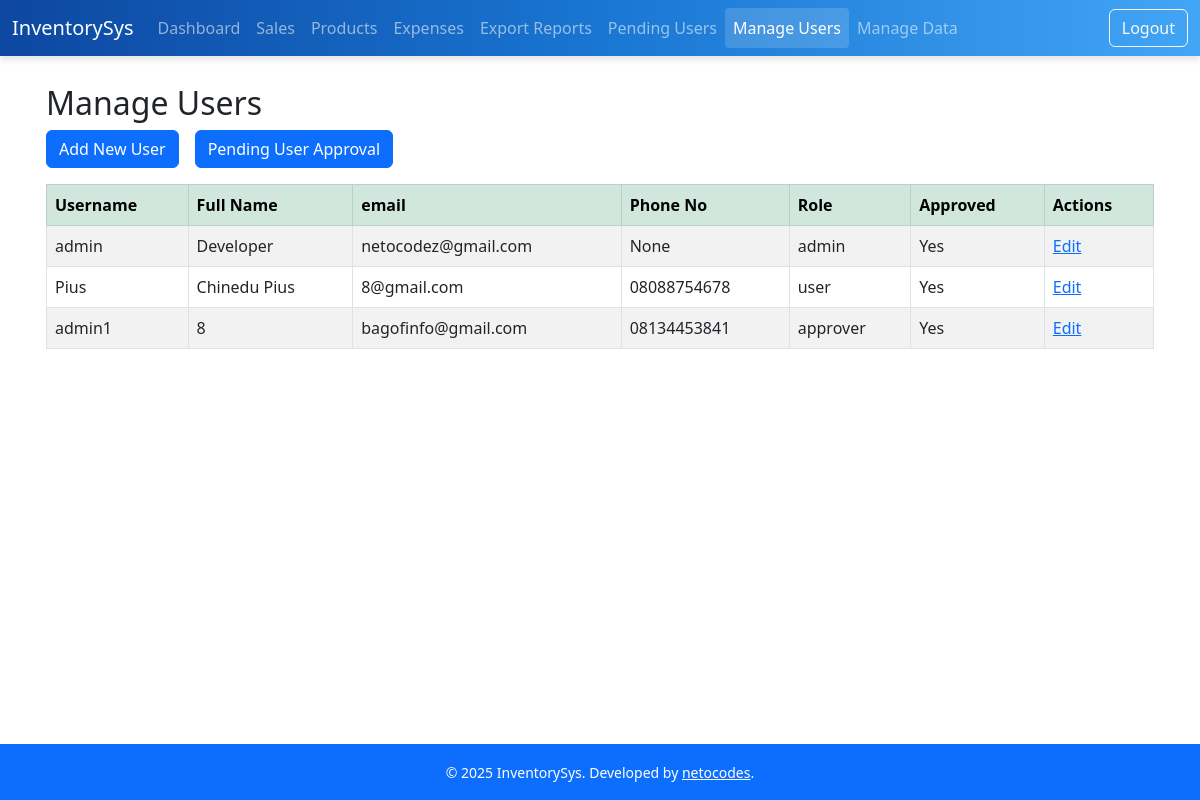
Before: /admin/users (signed in) with the older database file.
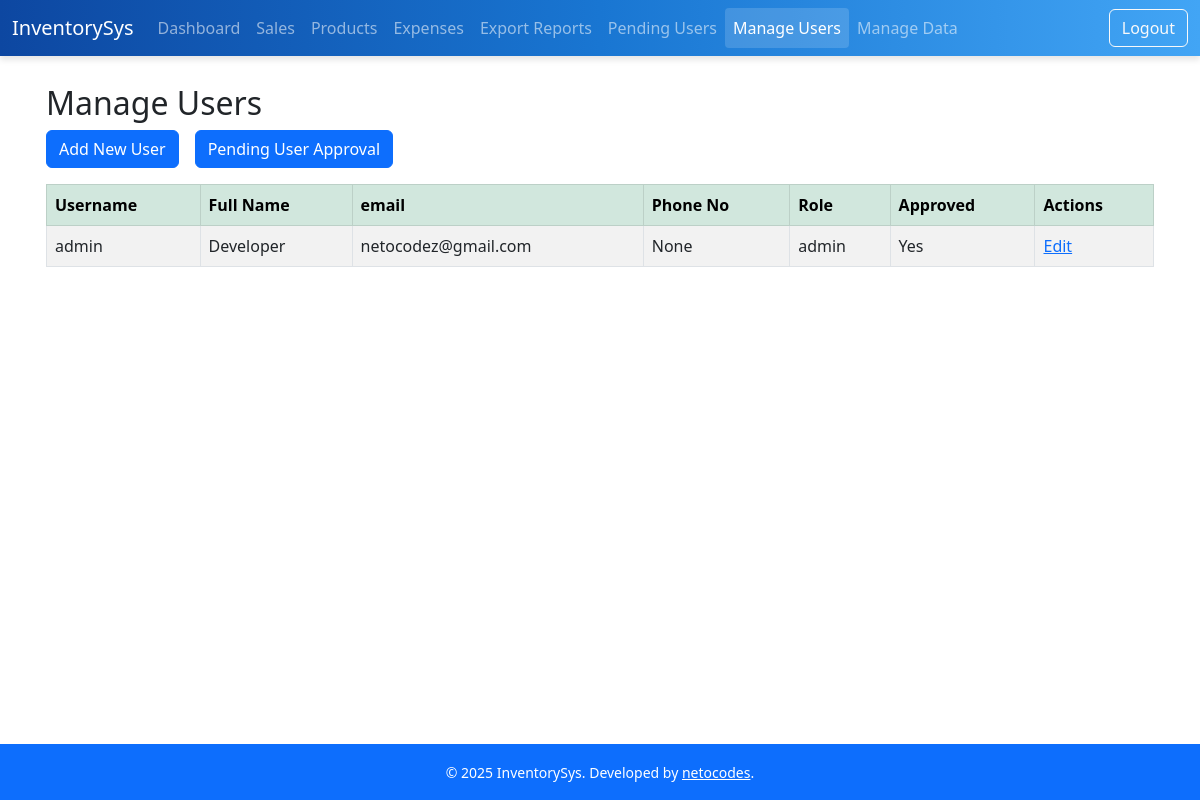
After: the same page with the newer database file.
### models.py (models this page shows, shortened)
class User(db.Model, UserMixin):
    id = db.Column(db.Integer, primary_key=True)
    uuid = db.Column(db.String(36), unique=True, default=lambda: str(uuid.uuid4()))
    username = db.Column(db.String(80), unique=True, nullable=False)
    full_name = db.Column(db.String(120), nullable=False)       # Full name field
    email = db.Column(db.String(120), unique=True, nullable=False)  # Email should be unique and required
    phone_number = db.Column(db.String(20), unique=True, nullable=True)  # Optional, but unique if provided
    password = db.Column(db.String(200), nullable=False)
    role = db.Column(db.String(20), nullable=False, default='user')  # roles: admin, approver, user
    is_approved = db.Column(db.Boolean, default=False)
    timestamp = db.Column(db.DateTime, default=datetime.utcnow)
    last_modified = db.Column(db.DateTime, default=datetime.utcnow, onupdate=datetime.utcnow)
    synced = db.Column(db.Boolean, default=False)
    def is_admin(self):
        return self.role == 'admin'

### app.py (the view)
@app.route('/admin/users')
@login_required
@admin_required
def manage_users():
    users = User.query.all()
    return render_template('admin_manage_users.html', users=users)

### app.py (called while the page is built)
@login_manager.user_loader
def load_user(user_id):
    return User.query.get(int(user_id))

def admin_required(f):
    @wraps(f)
    def decorated_function(*args, **kwargs):
        if not current_user.is_authenticated or not current_user.is_admin():
            abort(403)
        return f(*args, **kwargs)
    return decorated_function

### templates/admin_manage_users.html (shortened to what this page needs)
{% extends 'base.html' %}
{% block content %}
<h2>Manage Users</h2>
<div class="d-grid gap-2 d-md-flex justify-content-md-start mb-3">
    <a href="{{ url_for('register') }}" class="btn btn-primary me-md-2">Add New User</a>
    <a href="{{ url_for('pending_users') }}" class="btn btn-primary me-md-2">Pending User Approval</a>
</div>
<table class="table table-bordered table-hover table-striped table-responsive" id="sales-table">
    <thead class="table-success">
        <tr>
            <th>Username</th>
            <th>Full Name</th>
            <th>email</th>
            <th>Phone No</th>
            <th>Role</th>
            <th>Approved</th>
            <th>Actions</th>
        </tr>
    </thead>
    <tbody>
    {% for user in users %}
        <tr>
            <td>{{ user.username }}</td>
            <td>{{ user.full_name }}</td>
            <td>{{ user.email }}</td>
            <td>{{ user.phone_number }}</td>
            <td>{{ user.role }}</td>
            <td>{{ 'Yes' if user.is_approved else 'No' }}</td>
            <td>
                <a href="{{ url_for('edit_user', user_id=user.id) }}">Edit</a>
            </td>
        </tr>
    {% endfor %}
    </tbody>
</table>
{% endblock %}

### templates/base.html (shortened to what this page needs)
<!DOCTYPE html>
<html>
<head>
    <link rel="stylesheet" href="https://cdn.jsdelivr.net/npm/bootstrap@5.3.0/dist/css/bootstrap.min.css">
    <link rel="stylesheet" href="https://cdn.datatables.net/1.13.6/css/jquery.dataTables.min.css">
    <link rel="stylesheet" href="https://cdn.datatables.net/responsive/2.5.0/css/responsive.dataTables.min.css">
</head>
<body class="d-flex flex-column min-vh-100">
    <nav class="navbar navbar-expand-lg navbar-dark custom-navbar mb-1 sticky-top">
        <div class="container-fluid">
            <a class="navbar-brand" href="{{ url_for('dashboard') }}">InventorySys</a>
            <div class="collapse navbar-collapse" id="navbarNav">
                <ul class="navbar-nav">
                    <li class="nav-item"><a class="nav-link {% if request.path.startswith(url_for('dashboard')) %}active{% endif %}" href="{{ url_for('dashboard') }}">Dashboard</a></li>
                    <li class="nav-item"><a class="nav-link {% if request.path.startswith(url_for('sales_list')) or '/sales/' in request.path %}active{% endif %}" href="{{ url_for('sales_list') }}">Sales</a></li>
                    <li class="nav-item"><a class="nav-link {% if request.path.startswith(url_for('index')) or '/product' in request.path %}active{% endif %}" href="{{ url_for('index') }}">Products</a></li>
                    <li class="nav-item"><a class="nav-link {% if request.path.startswith(url_for('expenses')) %}active{% endif %}" href="{{ url_for('expenses') }}">Expenses</a></li>
                    <li class="nav-item"><a class="nav-link {% if request.path.startswith(url_for('export_reports')) %}active{% endif %}" href="{{ url_for('export_reports') }}">Export Reports</a></li>
                    {% if current_user.is_authenticated and (current_user.is_admin() or current_user.is_approver()) %}
                    <li class="nav-item"><a class="nav-link {% if request.path.startswith(url_for('pending_users')) %}active{% endif %}" href="{{ url_for('pending_users') }}">Pending Users</a></li>
                    {% endif %}
                    {% if current_user.is_authenticated and current_user.is_admin() %}
                    <li class="nav-item"><a class="nav-link {% if request.path.startswith(url_for('manage_users')) %}active{% endif %}" href="{{ url_for('manage_users') }}">Manage Users</a></li>
                    {% endif %}
                    {% if current_user.is_authenticated and (current_user.is_admin() or current_user.is_approver()) %}
                    <li class="nav-item"><a class="nav-link {% if request.path.startswith(url_for('backup.backup_page')) %}active{% endif %}" href="{{ url_for('backup.backup_page') }}">Manage Data</a></li>
                    {% endif %}
                </ul>
                <ul class="navbar-nav ms-auto">
                    <li class="nav-item">
                        <a class="btn btn-outline-light" href="{{ url_for('logout') }}">Logout</a>
                    </li>
                </ul>
            </div>
        </div>
    </nav>
    <main class="flex-fill container mt-4 content-wrapper">
        {% block content %}{% endblock %}
    </main>
    <footer class="bg-primary text-white text-center py-3 mt-auto">
        <div class="container">
            <small>&copy; {{ current_year or 2025 }} InventorySys. Developed by <a href="https://netocodes.blogspot.com/">netocodes</a>.</small>
        </div>
    </footer>
</body>
</html>

### templates/base.html (style rules this page uses)
.nav-link.active { background-color: #007bff !important; color: #fff !important; border-radius: 0.25rem; }
.content-wrapper { margin-bottom: 3rem; padding-left: 1rem; padding-right: 1rem; }
footer a { color: #fff; text-decoration: underline; }
.custom-navbar { background: linear-gradient(90deg, #0d47a1, #1976d2, #42a5f5); box-shadow: 0 4px 6px rgba(0, 0, 0, 0.1); }
.navbar .nav-link.active { background-color: rgba(255, 255, 255, 0.15) !important; color: #fff !important; }

Changed rows visible on the page:
removed User: username "Pius", full_name "Chinedu Pius", email "8@gmail.com", phone_number "08088754678", role "user", is_approved "Yes"
removed User: username "admin1", full_name "8", email "bagofinfo@gmail.com", phone_number "08134453841", role "approver", is_approved "Yes"
